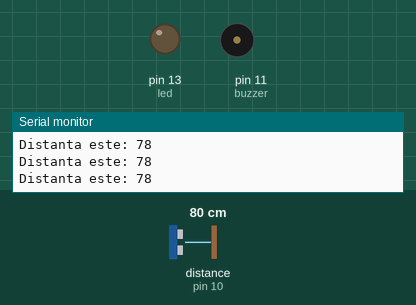
Simulated run of this sketch. Board: Arduino Uno, built with avr-gcc and run on an emulated ATmega328P. On the bench: output pins drawn as LEDs (lit = HIGH), buzzer (waves = sounding, pin HIGH), the last lines printed to the serial monitor. Wiring (inferred from the names in the program): ultrasonic range finder: trigger pin 9; echo pin 10. The inputs (shaded band) are chosen by the test bench; at power-on: distance to the obstacle (sensor on pin 10) 80 cm. The echo pulse lasts 58.3 µs per cm; pins used as bus, display or sensor lines are not drawn.

Above: at 1.2 s.
1.3 s: distance to the obstacle (sensor on pin 10) set to 13 cm
4.3 s: distance to the obstacle (sensor on pin 10) set to 10 cm
At 5.5 s:
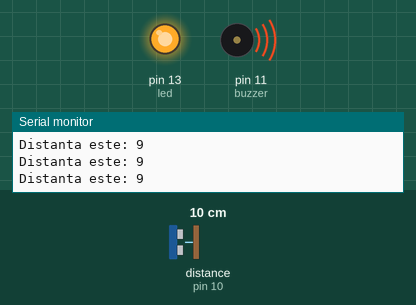
5.8 s: distance to the obstacle (sensor on pin 10) set to 120 cm
At 6.9 s:
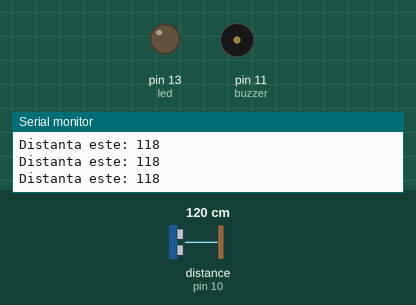
Timing chart, 0 to 8.8 s (numbered marks = the images above; inputs shaded):
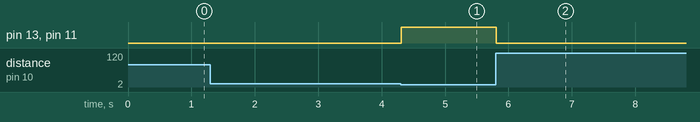

Measured:
- the behaviour switches between 12 and 11 cm on distance to the obstacle (sensor on pin 10) (found by bisection; images 0 and 1)
- after the input at 4.3 s, pin 13 (led), pin 11 (buzzer): LOW → HIGH at once
- after the input at 5.8 s, pin 13 (led), pin 11 (buzzer): HIGH → LOW at once

The sketch:

sketch_sep04b.ino
```cpp
const int trigPin = 9;
const int echoPin = 10;
const int buzzer = 11;
const int led = 13;

long durata;
int distanta;
int distantaSiguranta;


void setup() {
pinMode(trigPin, OUTPUT);
pinMode(echoPin, INPUT);
pinMode(buzzer, OUTPUT);
pinMode(led, OUTPUT);
Serial.begin(9600);
}


void loop() {
digitalWrite(trigPin, LOW);
delayMicroseconds(2);

digitalWrite(trigPin, HIGH);
delayMicroseconds(10);
digitalWrite(trigPin, LOW);

durata = pulseIn(echoPin, HIGH);

distanta= durata*0.034/2;

distantaSiguranta = distanta;
if (distantaSiguranta <= 10){
  digitalWrite(buzzer, HIGH);
  digitalWrite(led, HIGH);
}
else{
  digitalWrite(buzzer, LOW);
  digitalWrite(led, LOW);
}

Serial.print("Distanta este: ");
Serial.println(distanta);
}
```
